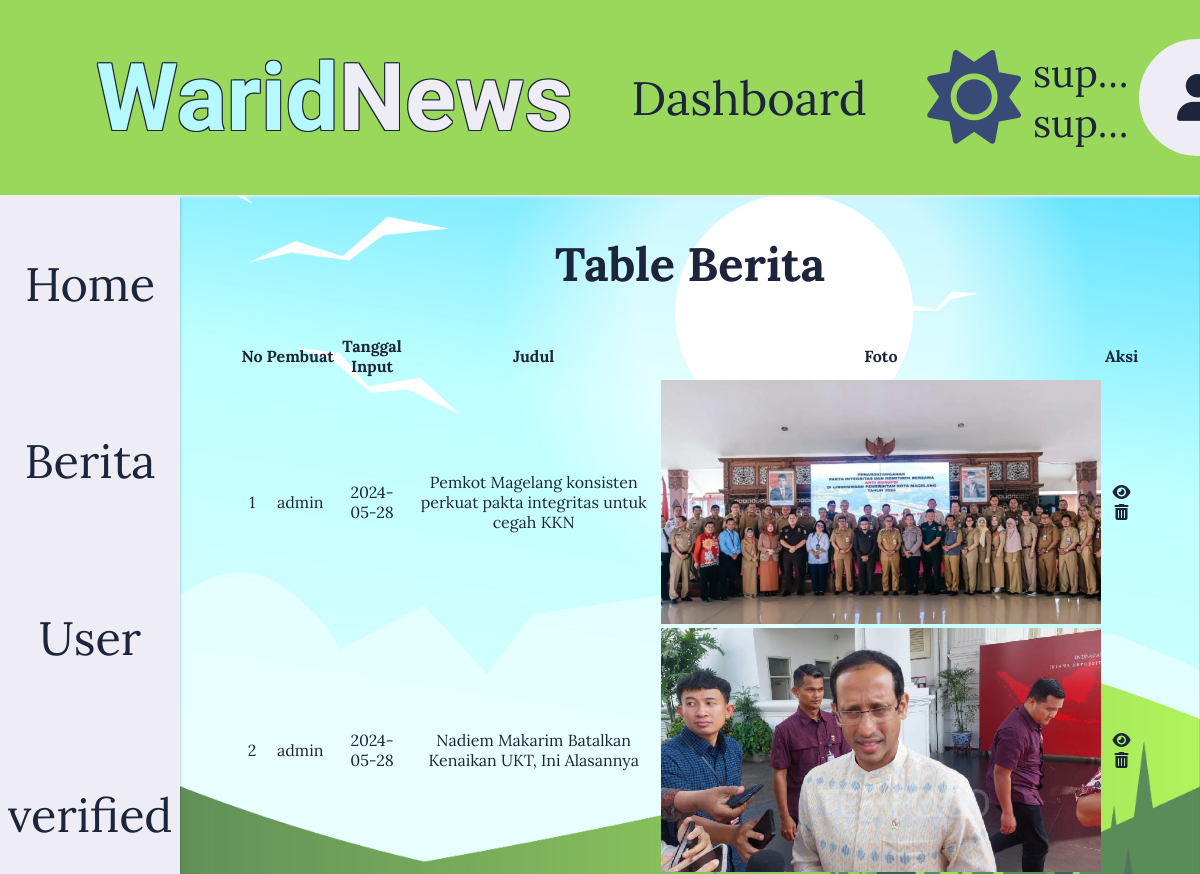
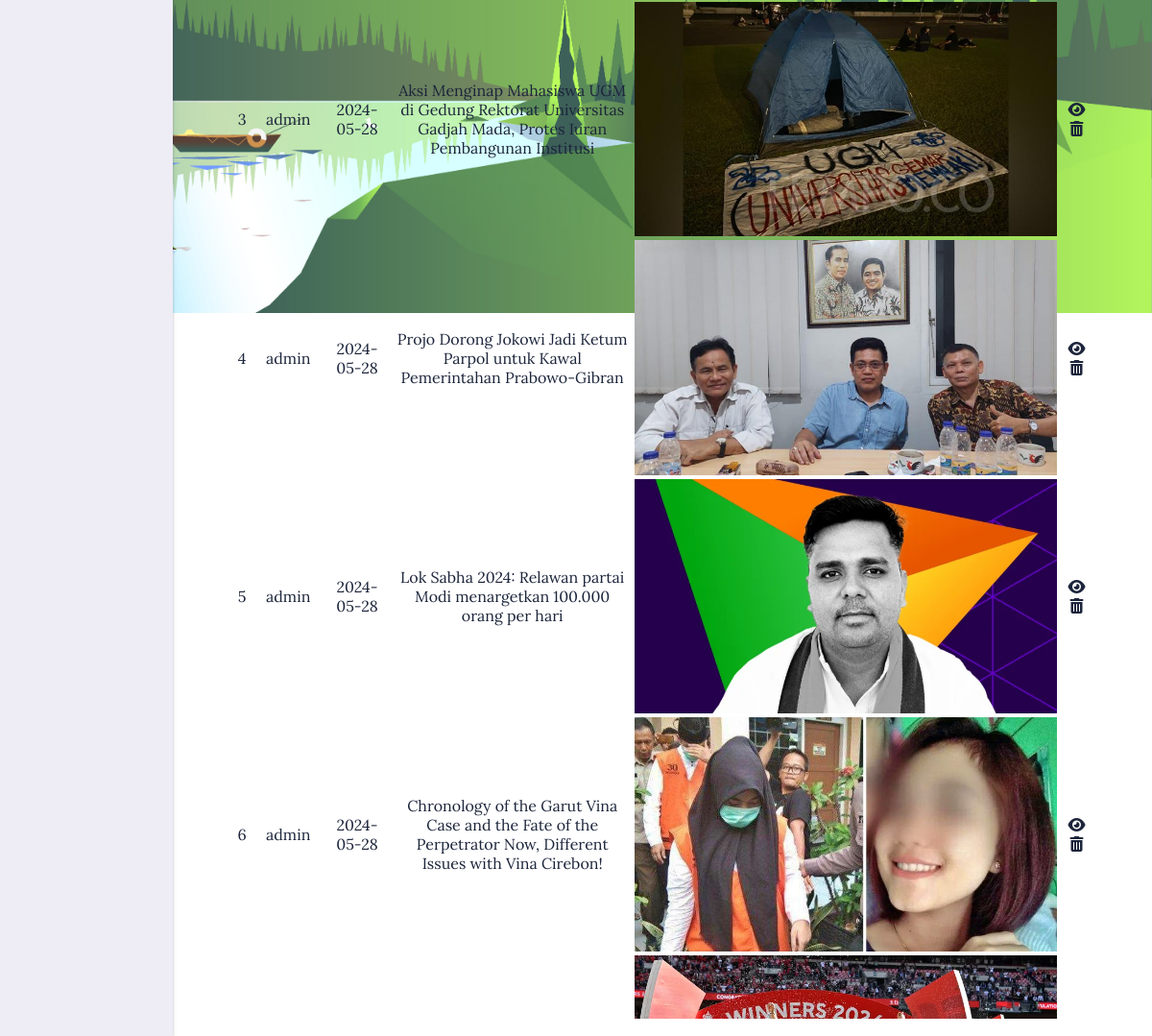
Page /?page=dashboard&role=superadmin&subPage=table-berita (signed in) on the committed database (2 pictures, top to bottom).
### tables this page shows
CREATE TABLE `user` (
  `id` int(10) NOT NULL,
  `username` varchar(30) NOT NULL,
  `password` varchar(30) NOT NULL,
  `nama` varchar(30) NOT NULL,
  `role` varchar(20) NOT NULL,
  `foto` varchar(50) NOT NULL,
  `verified` varchar(30) NOT NULL
);

CREATE TABLE `isi_berita` (
  `id` int(10) NOT NULL,
  `pembuat` varchar(30) NOT NULL,
  `judul` varchar(255) NOT NULL,
  `deskripsi` varchar(2500) NOT NULL,
  `tanggal_input` date NOT NULL,
  `berita_foto` varchar(50) NOT NULL,
  `approval` varchar(15) NOT NULL
);

### index.php (called while the page is built)
<?php
    include "./assets/scripts/scripts.php";
?>

### app/auth/auth.php (called while the page is built, shortened)
<?php
$defaultRole = 'notSign';
$currentRole = $_SESSION['role'] ?? $defaultRole;
$user_is_signin = isset($_SESSION['username']) && isset($_SESSION['id']);
if ($user_is_signin) {
    $id = $_SESSION['id'];
}
?>

### assets/components/directory.php (called while the page is built, shortened)
<?php
    $beritaDir = "./assets/img/berita/";
?>

### assets/components/superadmin/table_berita.php (the view)
<section id="table-berita">
    <?php
        $beritaData = mysqli_query($koneksi, "SELECT * FROM isi_berita");
        $no = 1;
    ?>
    <h2>Table Berita</h2>
    <table>
        <thead>
            <tr>
                <th>No</th>
                <th>Pembuat</th>
                <th>Tanggal Input</th>
                <th>Judul</th>
                <th>Foto</th>
                <th>Aksi</th>
            </tr>
        </thead>
        <tbody>
    <?php while ($beritaIsi = mysqli_fetch_array($beritaData)) { ?>
        <tr>
            <td><?php echo $no++; ?></td>
            <td><?php echo $beritaIsi['pembuat']; ?></td>
            <td><?php echo $beritaIsi['tanggal_input']; ?></td>
            <td><?php echo $beritaIsi['judul']; ?></td>
            <td>
                <div class="foto-berita-table">
                    <?php if ($beritaIsi['berita_foto'] == 'default') { ?>
                        <i class="fa-solid fa-newspaper"></i>
                    <?php } else { ?>
                        <img src="<?php echo $beritaDir.$beritaIsi['berita_foto']; ?>">
                    <?php } ?>
                </div>
            </td>
            <td>
                <a href=" ?page=berita_view&id=<?php echo $beritaIsi['id'] ?>"><i class="fa-solid fa-eye"></i></a>
                <a href="?page=berita_delete&id=<?php echo $beritaIsi['id'] ?>"><i class="fa-solid fa-trash-can"></i></a>
            </td>
        </tr>
    <?php } ?>
        </tbody>
    </table>
</section>

### assets/scripts/scripts.php (shortened to what this page needs)
<?php
include "./assets/components/directory.php";
$darkMode = isset($_SESSION['darkMode']) ? $_SESSION['darkMode'] : false;
?>
<!DOCTYPE html>
<html lang="en">
    <head>
        <link rel="stylesheet" href="https://cdnjs.cloudflare.com/ajax/libs/font-awesome/6.5.2/css/all.min.css" />
        <link rel="stylesheet" href="assets/css/style.css">
    </head>
    <body <?php echo $darkMode ? 'class="darkMode"' : ''; ?>>
        <?php
        include "./app/auth/auth.php";
        ?>
        <?php
        include "./assets/components/header.php";
        include "./assets/scripts/page.php";
        ?>
    </body>
</html>

### assets/components/header.php (shortened to what this page needs)
<header>
    <div class="logo">
        <h1 class="logo-text"><span>Warid</span>News</h1>
    </div>
    <div class="navLinks">
        <?php if ($user_is_signin) { ?>
        <a href="?page=dashboard&role=<?php echo $currentRole; ?>&subPage=home" class="userIn">Dashboard</a>
        <?php } ?>
    </div>
    <div class="userProfile">
        <i class="fa-solid <?php echo isset($_SESSION['darkMode']) && $_SESSION['darkMode'] ? 'fa-moon' : 'fa-sun'; ?>" id="toggleDark"></i>
        <?php if ($user_is_signin) { ?>
        <h3 class="userIn">
            <span class="userIn"><?php echo htmlspecialchars($_SESSION['username']); ?></span>
            <span class="userIn"><?php echo htmlspecialchars($_SESSION['role']); ?></span>
        </h3>
        <?php } ?>
        <div class="imgBx">
            <?php include "./assets/components/profile/profileFoto.php" ?>
        </div>
    </div>
</header>

### assets/components/profile/profileFoto.php
<?php
    if (isset($_SESSION['username']) && isset($_SESSION['id'])) {
        $data = mysqli_query($koneksi, "SELECT * FROM user WHERE id='$id'");
        if ($data) {
            while ($userIsi = mysqli_fetch_array($data)) {
        ?>
        <?php if ($userIsi['foto'] == 'default') { ?>
            <div class="userIn"><i class="fa-solid fa-user"></i></div>
        <?php } else { ?>
            <img src="<?php echo $userDir.htmlspecialchars($userIsi['foto']); ?>" alt="Profile Picture" class="userIn">
        <?php } ?>
        <?php
            }
        } else {
            echo "<p>Error fetching user data.</p>";
        }
    }
?>

### assets/scripts/page.php (shortened to what this page needs)
<div class="page">
    <?php
    $currentRole = $_SESSION['role'] ?? 'notSign';
    if ($currentRole === 'superadmin') {
        $page = $_GET['page'] ?? 'dashboard';
        switch ($page) {
            case 'dashboard':
                include "./app/page/superadmin/dashboard_superadmin.php";
                break;
        }
    }
    ?>
</div>

### app/page/superadmin/dashboard_superadmin.php (shortened to what this page needs)
<?php
$role = $_SESSION['role'] ?? 'notSign';
?>
<?php if ($role === 'superadmin') : ?>
<div class="dashboard-container">
    <div class="dashboard-nav-container">
        <a href="?page=dashboard&role=<?php echo $role; ?>&subPage=dashboard-home">Home</a>
        <a href="?page=dashboard&role=<?php echo $role; ?>&subPage=table-berita">Berita</a>
        <a href="?page=dashboard&role=<?php echo $role; ?>&subPage=table-user">User</a>
        <a href="?page=dashboard&role=<?php echo $role; ?>&subPage=table-verified">verified</a>
    </div>
    <div class="subPage">
        <?php
        $subPage = $_GET['subPage'] ?? 'home';
        switch ($subPage) {
            case 'table-berita':
                include "./assets/components/superadmin/table_berita.php";
                break;
        }
        ?>
    </div>
</div>
    <?php endif; ?>

### assets/css/style.css (style rules this page uses)
* { box-sizing: border-box; text-decoration: none; font-family: var(--Lora); scroll-behavior: smooth; color: var(--color-1); }
:root { --Lora: 'Lora', serif; --Candal: 'Candal', serif; --text-3D: 1px 1px 2px var(--box-color), 2px 2px 2px var(--box-color), 3px 3px 2px var(--box-color); --box-color: rgba(0, 0, 0, 0.4); --color-1-brand: rgba(181, 249, 254, 1); --color-3-brand: rgb(238, 236, 245); --textStroke-brand: -1px -1px 0 rgba(28, 37, 59, 1), 1px -1px 0 rgba(28, 37, 59, 1), -1px 1px 0 rgba(28, 37, 59, 1), 1px 1px 0 rgba(28, 37, 59, 1); --fontSizeI: clamp(125px, 25vh, 500px); --fontSize1: clamp(24px, 4.8vh, 96px); --fontSizeSpan: clamp(20px, 4vh, 80px); --fontSize2: clamp(12px, 2.4vh, 48px); --fontSize3: clamp(10px, 2vh, 40px); --fontSize4: clamp(8px, 1.6vh, 32px); --fontSize5: clamp(6px, 1.2vh, 24px); --box-shadow: var(--color-3) 0px 1px 3px, var(--color-3) 0px 1px 2px; --bg: url("../images/bg-light.jpg"); --color-1: rgba(28, 37, 59, 1); --color-2: rgba(203, 236, 218, 1); --color-3: rgb(238, 236, 245); --color-4: rgba(154, 216, 92, 1); --color-5: rgba(251, 248, 211, .5); --textStroke: -1px -1px 0 var(--color-3), 1px -1px 0 var(--color-3), -1px 1px 0 var(--color-3), 1px 1px 0 var(--color-3); --brightness: brightness(90%); }
#toggleDark { font-size: var(--fontSize1); border-radius: 100%; display: flex; justify-content: center; align-items: center; padding: 1vh; width: 5vh; height: 5vh; cursor: pointer; filter: brightness(200%); transition: all .3s ease; }
.page { margin: 20vh 0 0 0; }
body { background: var(--bg); background-size: cover; background-repeat: no-repeat; margin: 0; padding: 0; }
header { display: flex; flex-direction: row; align-items: center; justify-content: space-between; padding: 0 8vw; background: var(--color-4); height: 10vh; position: fixed; width: 100%; top: 0; box-shadow: var(--box-shadow); z-index: 999; }
header * { font-size: var(--fontSize2); }
header .logo-text, .logo-text * { font-family: var(--Candal); font-size: var(--fontSize1); text-shadow: var(--textStroke-brand); color: var(--color-3-brand); }
header .logo-text span { color: var(--color-1-brand); }
header .navLinks { display: flex; flex-direction: row; height: 100%; }
header .navLinks a { display: flex; align-items: center; height: 100%; padding: 0 3vh; transition: all .3s ease; }
header .userProfile { display: flex; flex-direction: row; justify-content: flex-end; align-items: center; gap: 10px; position: relative; }
.userProfile h3 { display: flex; flex-direction: column; align-items: end; text-align: end; font-size: small; }
.userProfile h3 span { font-size: var(--fontSize3); font-weight: normal; max-width: 8vw; overflow: hidden; white-space: nowrap; text-overflow: ellipsis; }
.userProfile .imgBx { width: 6vh; height: 6vh; border-radius: 100%; overflow: hidden; cursor: pointer; border: .3vh solid; border-color: var(--color-3); display: flex; justify-content: center; align-items: center; background-color: var(--color-3); }
.dashboard-container { display: flex; flex-direction: row; justify-content: space-between; padding: 10vh 0 0 0; position: absolute; height: 100vh; top: 0; left: 0; }
.dashboard-nav-container { display: flex; flex-direction: column; width: 15vw; background: var(--color-3); transition: all .3s ease; }
.dashboard-nav-container { box-shadow: rgba(50, 50, 93, 0.25) 0px 2px 5px -1px, rgba(0, 0, 0, 0.3) 0px 1px 3px -1px; }
.dashboard-nav-container a { text-align: center; padding: 3vh 0; font-size: var(--fontSize2); background: var(--color-3); transition: all .3s ease; }
.subPage { padding: 0 3vh; width: 85vw; }
.subPage section { width: 100%; max-height: 99%; display: flex; flex-direction: column; text-align: center; }
.subPage h2 { font-size: var(--fontSize2); }
.subPage section { height: 100%; overflow-y: scroll; }
.foto-berita-table { margin: auto; width: 22.5vh; height: 12.5vh; display: flex; justify-content: center; align-items: center; border-radius: 12px; background: var(--color-5); }
.foto-berita-table img { object-fit: cover; width: 100%; height: 100%; }

### rows in the picture
user: foto "default" (drawn)
isi_berita: pembuat "admin", tanggal_input "2024-05-28", judul "Pemkot Magelang konsisten perkuat pakta integritas untuk cegah KKN", berita_foto (picture)
isi_berita: pembuat "admin", tanggal_input "2024-05-28", judul "Nadiem Makarim Batalkan Kenaikan UKT, Ini Alasannya", berita_foto (picture)
isi_berita: pembuat "admin", tanggal_input "2024-05-28", judul "Aksi Menginap Mahasiswa UGM di Gedung Rektorat Universitas Gadjah Mada, Protes Iuran Pembangunan Institusi", berita_foto (picture)
isi_berita: pembuat "admin", tanggal_input "2024-05-28", judul "Projo Dorong Jokowi Jadi Ketum Parpol untuk Kawal Pemerintahan Prabowo-Gibran", berita_foto (picture)
isi_berita: pembuat "admin", tanggal_input "2024-05-28", judul "Lok Sabha 2024: Relawan partai Modi menargetkan 100.000 orang per hari", berita_foto (picture)
isi_berita: pembuat "admin", tanggal_input "2024-05-28", judul "Chronology of the Garut Vina Case and the Fate of the Perpetrator Now, Different Issues with Vina Cirebon!", berita_foto (picture)
isi_berita: berita_foto (picture)

### other values in the picture
$_SESSION['username'] "sup…"
$_SESSION['role'] "sup…"
